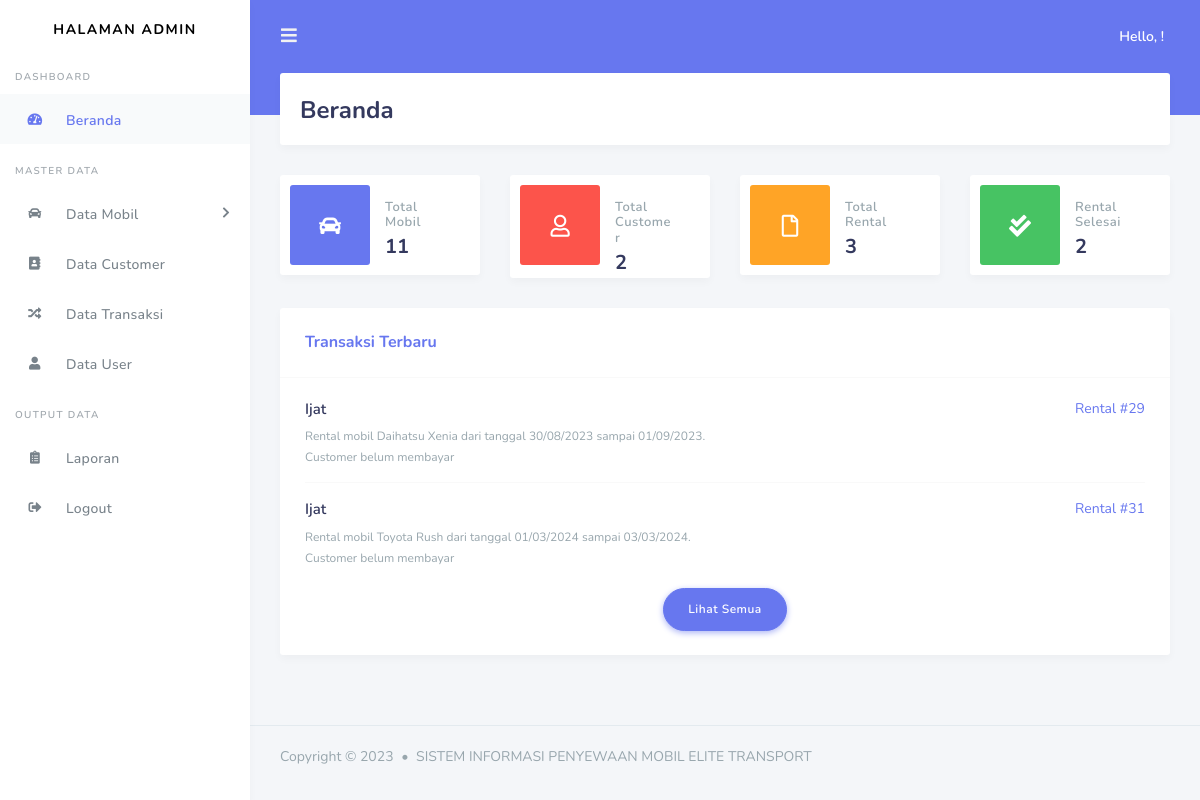
Screenshot of /index.php/admin/dashboard with the database file from the repository.
### tables this page shows
CREATE TABLE `transaksi` (
  `id_rental` int NOT NULL,
  `id_customer` int NOT NULL,
  `id_mobil` int NOT NULL,
  `tanggal_rental` date NOT NULL,
  `tanggal_kembali` date NOT NULL,
  `harga` int NOT NULL,
  `denda` int NOT NULL,
  `total_denda` varchar(120) NOT NULL DEFAULT '0',
  `tanggal_pengembalian` date NOT NULL,
  `status_pengembalian` varchar(50) NOT NULL,
  `status_rental` varchar(50) NOT NULL,
  `bukti_pembayaran` varchar(130) NOT NULL,
  `status_pembayaran` int NOT NULL
);

CREATE TABLE `customer` (
  `id_customer` int NOT NULL,
  `nama` varchar(120) NOT NULL,
  `username` varchar(120) NOT NULL,
  `alamat` varchar(120) NOT NULL,
  `gender` varchar(20) NOT NULL,
  `no_telp` varchar(20) NOT NULL,
  `no_ktp` varchar(50) NOT NULL,
  `password` varchar(120) NOT NULL
);

CREATE TABLE `mobil` (
  `id_mobil` int NOT NULL,
  `kode_type` varchar(120) NOT NULL,
  `merk` varchar(120) NOT NULL,
  `no_plat` varchar(20) NOT NULL,
  `warna` varchar(20) NOT NULL,
  `tahun` varchar(4) NOT NULL,
  `status` varchar(50) NOT NULL,
  `harga` int NOT NULL,
  `denda` int NOT NULL,
  `ac` int NOT NULL,
  `supir` int NOT NULL,
  `mp3_player` int NOT NULL,
  `central_lock` int NOT NULL,
  `gambar` varchar(255) NOT NULL
);

### application/controllers/admin/Dashboard.php (called while the page is built)
<?php
	class Dashboard extends CI_Controller{
		public function index(){
			$this->rental_model->admin_login();
			$data['total_data'] = $this->rental_model->total_data_admin();
			$data['transaksi']	= $this->db->query("SELECT * FROM transaksi tr, mobil mb, customer cs WHERE tr.id_mobil=mb.id_mobil AND tr.id_customer=cs.id_customer AND tr.status_pembayaran='0'")->result();
			$this->load->view('templates_admin/header');
			$this->load->view('templates_admin/sidebar');
			$this->load->view('admin/Dashboard',$data);
			$this->load->view('templates_admin/footer');
		}
	}
?>

### index.php (called while the page is built, shortened)
<?php
require_once BASEPATH.'core/CodeIgniter.php';

### application/models/Rental_model.php (called while the page is built, shortened)
<?php
	class Rental_model extends CI_Model{
		public function total_data_admin(){
			$customer			= $this->db->get_where('customer')->num_rows();
			$transaksi			= $this->db->count_all_results('transaksi');
			$transaksi_selesai	= $this->db->get_where('transaksi', array('status_rental' => 'Selesai'))->num_rows();
			$mobil 				= $this->db->count_all_results('mobil');
			$data = array(
				'total_customer' => $customer,
				'total_transaksi'	=> $transaksi,
				'total_transaksi_selesai' => $transaksi_selesai,
				'total_mobil'	=> $mobil
			);
			return $data;
		}
	}
?>

### application/views/admin/Dashboard.php (the view)
<div class="main-content">
  <section class="section">
    <div class="section-header">
      <h1>Beranda</h1>
    </div>
    <div class="row">
      <div class="col-lg-3 col-md-6 col-sm-6 col-12">
        <div class="card card-statistic-1">
          <div class="card-icon bg-primary">
            <i class="fas fa-car"></i>
          </div>
          <div class="card-wrap">
            <div class="card-header">
              <h4>Total Mobil</h4>
            </div>
            <div class="card-body">
              <?php echo $total_data['total_mobil']; ?>
            </div>
          </div>
        </div>
      </div>
      <div class="col-lg-3 col-md-6 col-sm-6 col-12">
        <div class="card card-statistic-1">
          <div class="card-icon bg-danger">
            <i class="far fa-user"></i>
          </div>
          <div class="card-wrap">
            <div class="card-header">
              <h4>Total Customer</h4>
            </div>
            <div class="card-body">
             <?php echo $total_data['total_customer']; ?>
            </div>
          </div>
        </div>
      </div>
      <div class="col-lg-3 col-md-6 col-sm-6 col-12">
        <div class="card card-statistic-1">
          <div class="card-icon bg-warning">
            <i class="far fa-file"></i>
          </div>
          <div class="card-wrap">
            <div class="card-header">
              <h4>Total Rental</h4>
            </div>
            <div class="card-body">
              <?php echo $total_data['total_transaksi']; ?>
            </div>
          </div>
        </div>
      </div>
      <div class="col-lg-3 col-md-6 col-sm-6 col-12">
        <div class="card card-statistic-1">
          <div class="card-icon bg-success">
            <i class="fas fa-check-double"></i>
          </div>
          <div class="card-wrap">
            <div class="card-header">
              <h4>Rental Selesai</h4>
            </div>
            <div class="card-body">
              <?php echo $total_data['total_transaksi_selesai']; ?>
            </div>
          </div>
        </div>
      </div>
    </div>
    <div class="row">
      <div class="col-lg-12 col-md-12 col-12 col-sm-12">
        <div class="card">
          <div class="card-header">
            <h4>Transaksi Terbaru</h4>
          </div>
          <div class="card-body">
            <ul class="list-unstyled list-unstyled-border">
              <?php foreach ($transaksi as $tr) : ?>
                <li class="media">
                  <div class="media-body">
                    <div class="float-right text-primary">Rental #<?php echo $tr->id_rental ?></div>
                    <div class="media-title"><?php echo $tr->nama ?></div>
                    <span class="text-small text-muted text-bold">Rental mobil <?php echo $tr->merk ?> dari tanggal <?php echo date('d/m/Y', strtotime($tr->tanggal_rental ))?> sampai <?php echo date('d/m/Y', strtotime($tr->tanggal_kembali ))?>.</span><br>
                    <?php
                      if(empty($tr->bukti_pembayaran)) { ?>
                        <span class="text-small text-muted text-bold">Customer belum membayar</span>
                      <?php } else { ?>
                        <span class="text-small text-muted text-bold">Customer telah membayar</span>
                      <?php } ?>
                  </div>
                </li>
              <?php endforeach; ?>
            </ul>
            <div class="text-center pt-1 pb-1">
              <a href="<?php echo base_url('admin/transaksi') ?>" class="btn btn-primary btn-lg btn-round">
                Lihat Semua
              </a>
            </div>
          </div>
        </div>
      </div>
    </div>
  </section>
</div>

### assets/assets_stisla/assets/css/all.css (style rules this page uses)
.fa,.fab,.fal,.far,.fas { -moz-osx-font-smoothing:grayscale;-webkit-font-smoothing:antialiased;display:inline-block;font-style:normal;font-variant:normal;text-rendering:auto;line-height:1 }
.fa-car:before { content:"\f1b9" }
.fa-check-double:before { content:"\f560" }
.fa-file:before { content:"\f15b" }
.fa-user:before { content:"\f007" }
.far { font-weight:400 }
.fa,.far,.fas { font-family:"Font Awesome 5 Free" }
.fa,.fas { font-weight:900 }

### rows the page displays
transaksi: id_rental "29", id_customer.nama "Ijat", id_mobil.merk "Daihatsu Xenia", tanggal_rental "30/08/2023", tanggal_kembali "01/09/2023"
transaksi: id_rental "31", id_customer.nama "Ijat", id_mobil.merk "Toyota Rush", tanggal_rental "01/03/2024", tanggal_kembali "03/03/2024"

### other values shown
$total_data['total_mobil'] "11"
$total_data['total_customer'] "2"
$total_data['total_transaksi'] "3"
$total_data['total_transaksi_selesai'] "2"
